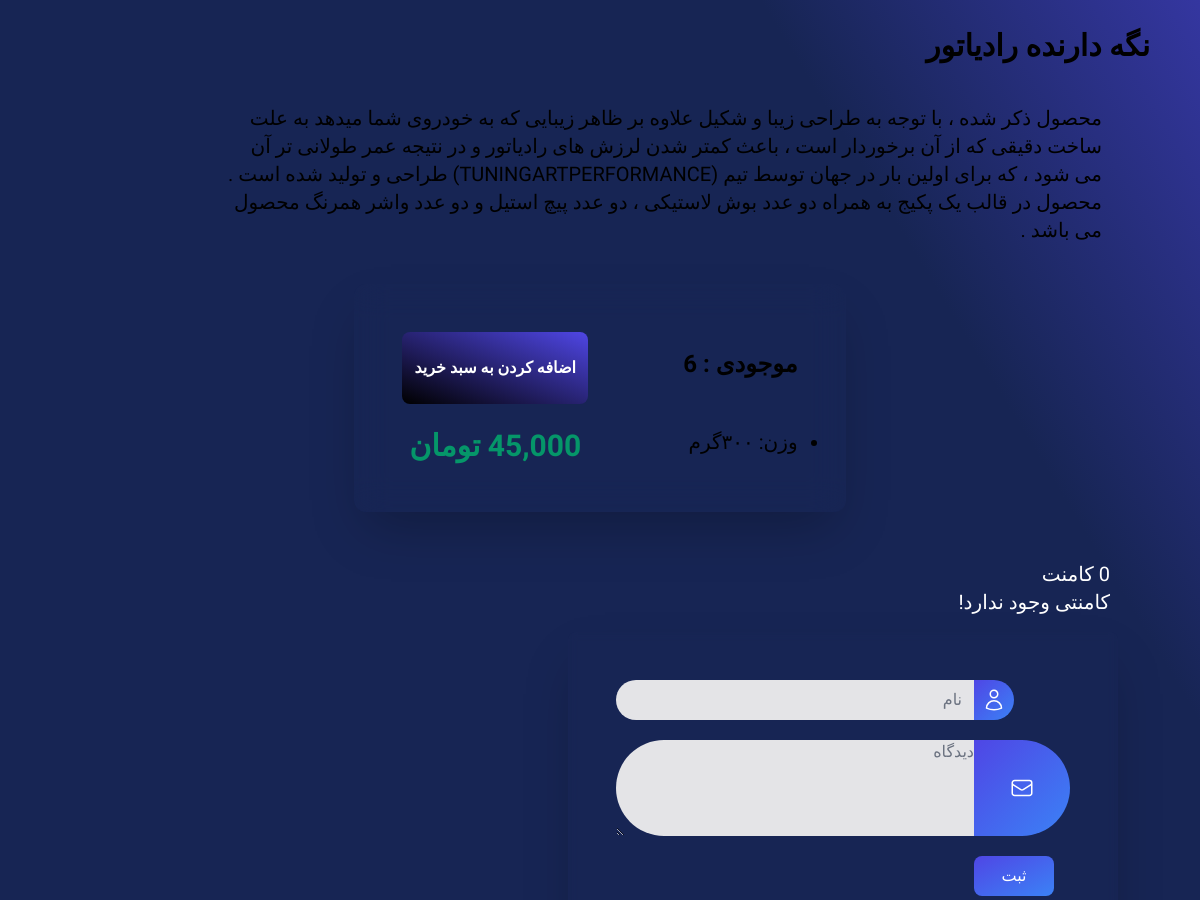
The page /products/1/nh-drndh-rdtor (signed in, middle part) on the database as committed earlier.
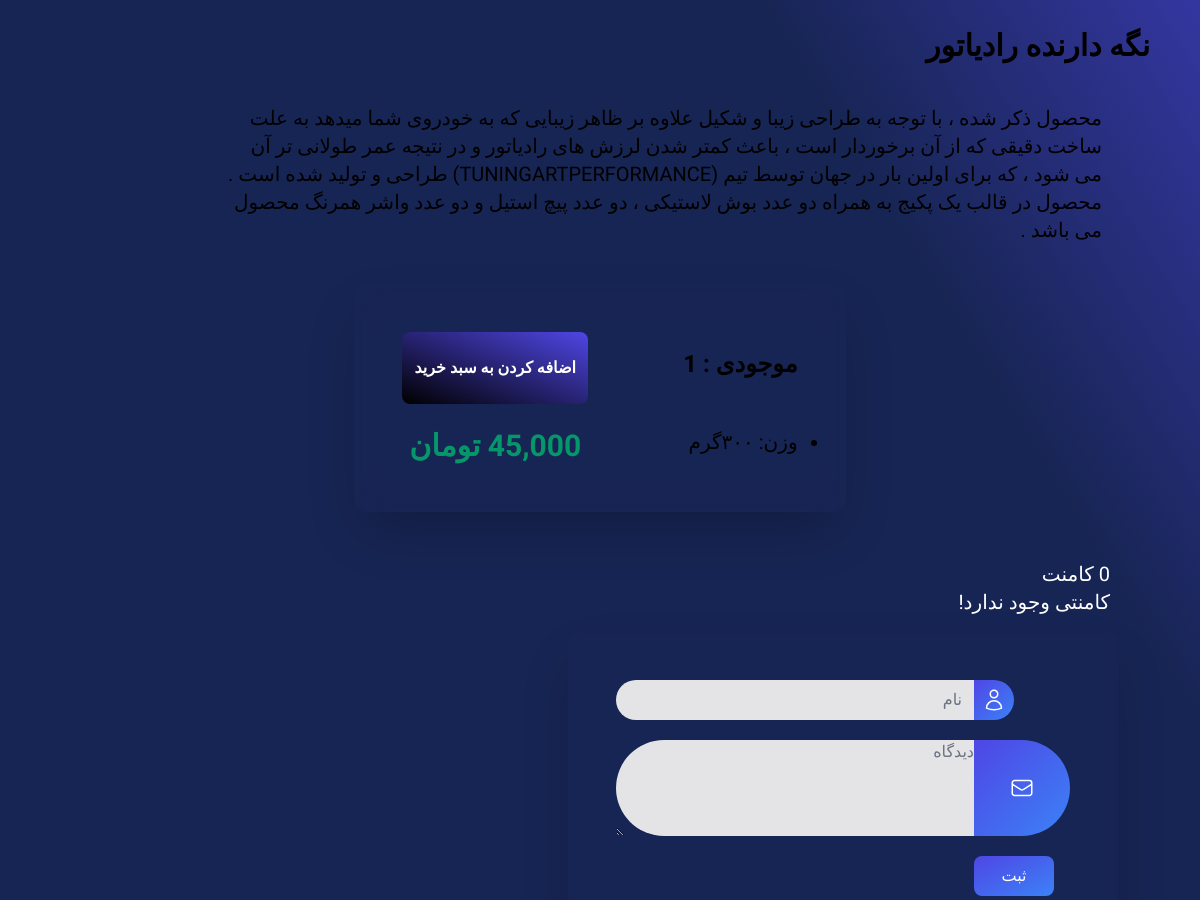
The same page on the database as committed later.
### shop/models.py (models this page shows, shortened)
class Post(models.Model):
    class Status(models.TextChoices):
        DRAFT = 'DR', 'در انتظار'
        PUBLISHED = 'PB', 'منتشر شده'
        REJECTED = 'RJ', 'رد شده'
    category = models.ForeignKey(Category, related_name='products', on_delete=models.CASCADE, verbose_name='دسته بندی')
    author = models.ForeignKey(User, on_delete=models.CASCADE, related_name="user_posts")
    title = models.CharField(max_length=100)
    description = models.TextField()
    slug = models.SlugField(max_length=100, unique=True)
    inventory = models.PositiveIntegerField(default=0, verbose_name="موجودی")
    weight = models.PositiveIntegerField(default=0, verbose_name="وزن")
    price = models.PositiveIntegerField(default=0, verbose_name="قیمت")
    off = models.PositiveIntegerField(default=0, verbose_name="تخفیف")
    new_price = models.PositiveIntegerField(default=0, verbose_name="قیمت پس از تخفیف")
    publish = models.DateTimeField(default=timezone.now)
    created = models.DateTimeField(auto_now_add=True, verbose_name="زمان ایجاد")
    updated = models.DateTimeField(auto_now=True, verbose_name="زمان بروزرسانی")
    status = models.CharField(max_length=2, choices=Status.choices, default=Status.DRAFT)
    objects = models.Manager()
    published = PublishedManager()
    class Meta:
        ordering = ['-publish']
        indexes = [
            models.Index(fields=['-publish']),
            models.Index(fields=['id', 'slug']),
            models.Index(fields=['title']),
        ]

class ProductFeature(models.Model):
    name = models.CharField(max_length=255, verbose_name='نام ویژگی')
    value = models.CharField(max_length=255, verbose_name='مقدار ویژگی')
    product = models.ForeignKey(Post, related_name='features', on_delete=models.CASCADE, verbose_name='محصول')

### shop/views.py (the view)
# urls.py: path('products/<pk>/<slug:slug>', views.product_details, name="product_details"),
@login_required
def product_details(request, pk, slug):
    product = get_object_or_404(Post, slug=slug, id=pk, status=Post.Status.PUBLISHED)
    comments = product.comments.filter(active=True)
    form = CommentForm()
    context = {
        'product': product,
        'form': form,
        'comments': comments,
    }
    return render(request, "shop/product_detail.html", context)

### shop/forms.py (shortened to what this page needs)
class CommentForm(forms.ModelForm):
    class Meta:
        model = Comment
        fields = ['name', 'body']

### cart/cart.py (called while the page is built)
    def __len__(self):
        return sum(item['quantity'] for item in self.cart.values())

### cart/context_processors.py (called while the page is built)
def cart(request):
    return {'cart': Cart(request)}

### theme/templates/shop/product_detail.html (shortened to what this page needs)
{% extends "base.html" %}
{% load humanize %}
{% load static %}
{% block content %}
    <div class="grid xl:grid-cols-2 grid-cols-1 w-11/12 mx-auto mt-12 xl:gap-0 gap-10">
        <div class="w-2/3">
            <h1 class="md:text-3xl text-xl font-bold lg:text-black text-white">{{ product.title }}</h1>
        </div>
        <div class="w-4/5 md:text-xl text-sm lg:text-black text-white lg:mr-12">
            <p>{{ product.description }}</p>
        </div>
        <div class="grid grid-cols-2 gap-6 backdrop-blur-lg p-12 mx-auto rounded-xl shadow-2xl shadow-black lg:text-black text-white">
            <div class="w-full my-4 md:text-2xl text-lg font-semibold">
                <p>موجودی : <span>{{ product.inventory }}</span></p>
            </div>
            <div class="bg-gradient-to-tr from-black to-indigo-600 rounded-lg text-white text-center transition-all ease-in-out duration-200 hover:to-orange-500">
                <button type="button" id="add-cart" class="font-bold my-3 md:p-3 p-1 md:text-base text-sm">اضافه کردن به سبد خرید</button>
            </div>
            <div class="w-full md:col-span-1 col-span-2">
                <ul class="list-disc text-xl">
                    {% for f in product.features.all %}
                        <li>{{ f.name }}: {{ f.value }}</li>
                    {% endfor %}
                </ul>
            </div>
            <div class="mx-auto md:col-span-1 col-span-2">
                {% if product.off == 0 %}
                    <p class="md:text-3xl text-lg text-green-600 font-semibold group-hover:text-green-600">{{ product.price|intcomma:0 }} تومان</p>
                {% elif product.off != 0 %}
                    <p class="line-through decoration-red-600 decoration-4 m-0 md:text-xl text-base font-semibold">{{ post.price|intcomma:0 }} تومان</p>
                    <p class="md:text-xl text-sm font-medium group-hover:text-green-600">{{ product.new_price|intcomma:0 }} تومان</p>
                {% endif %}
            </div>
        </div>
    </div>
    <div class="w-11/12 mx-auto my-12">
        <div class="mr-10 text-xl text-white">
            {{ comments.count }} کامنت
        </div>
        <div class="text-white">
            {% for cm in comments %}
            <div  class="bg-zinc-700 text-white w-1/3 h-40 rounded-2xl my-6 mr-10 flex flex-col gap-5 shadow-xl shadow-gray-800/40 text-xl">
                <div class="mr-10 mt-3">
                    {{ cm.name }}
                </div>
                <div class="mr-10">
                    {{ cm.body | linebreaks }}
                </div>
            </div>
            {% empty %}
                <div class="mr-10 text-xl">
                    کامنتی وجود ندارد!
                </div>
            {% endfor %}
        </div>
        <form method="post" action="{% url 'shop:product_comment' product.id  product.slug %}" class="flex flex-col lg:w-1/2 w-11/12 backdrop-blur-sm mt-4 mb-12 md:mr-8 mr-0 gap-5 shadow-2xl shadow-black md:p-12 p-4 rounded-lg">
            <div class="flex items-center md:mr-14 mr-4">
                <label for="id_name" class="rounded-r-full bg-gradient-to-br from-indigo-600 to-blue-500 from-40% text-white p-2">
                </label>
                <input type="text" name="name" maxlength="100" required id="id_name" placeholder="نام" class="rounded-l-full w-full bg-zinc-200 border-none placeholder-gray-500 focus:ring-0">
            </div>
            <div class="flex items-center">
                <label for="id_body" class="rounded-r-full bg-gradient-to-br from-indigo-600 to-blue-500 from-40% text-white md:p-9 p-4">
                </label>
                <textarea name="body" cols="40" rows="10" required="" id="id_body" placeholder="دیدگاه" class="w-full md:h-24 h-14 rounded-l-full bg-zinc-200 border-none placeholder-gray-500 focus:ring-0"></textarea>
            </div>
            <input type="submit" value="ثبت" class="bg-gradient-to-br from-indigo-600 to-blue-500 from-40% text-white rounded-lg w-20 hover:shadow-lg hover:shadow-gray-800/50 mr-4 hover:cursor-pointer p-2">
        </form>
    </div>
{% endblock %}

### theme/templates/base.html (shortened to what this page needs)
{% load static tailwind_tags %}
<!DOCTYPE html>
<html lang="fa" dir="rtl">
	<head>
		{% tailwind_css %}
	</head>
	<body class="bg-gradient-to-tr from-blue-950 to-indigo-600 from-65% font-Lalezar">
		{% include "partials/navigation.html" %}
		{% block content %}{% endblock %}
	</body>
</html>

### theme/templates/partials/header.html (shortened to what this page needs)
{% load static %}

### theme/templates/partials/navigation.html (shortened to what this page needs)
{% load static %}
{% block head %}
    <link href="https://cdn.jsdelivr.net/npm/tailwindcss@2.2.19/dist/tailwind.min.css" rel="stylesheet">
{% endblock %}

### theme/templates/partials/footer.html (shortened to what this page needs)
{% load static %}

Rows that differ between the two databases and show on the page:
changed Post "نگه دارنده رادیاتور": inventory "6" → "1"
